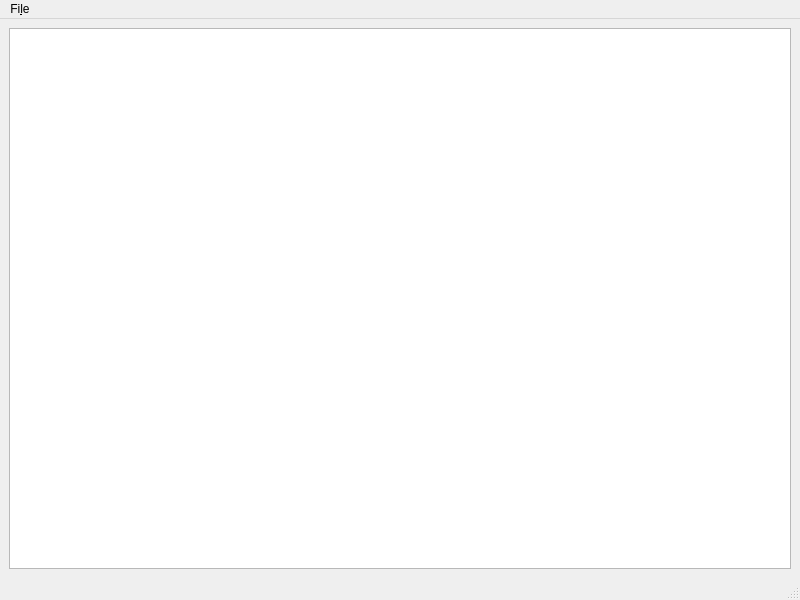
<?xml version="1.0" encoding="UTF-8"?>
<ui version="4.0">
 <class>MainWindow</class>
 <widget class="QMainWindow" name="MainWindow">
  <property name="geometry">
   <rect>
    <x>0</x>
    <y>0</y>
    <width>800</width>
    <height>600</height>
   </rect>
  </property>
  <property name="windowTitle">
   <string>MainWindow</string>
  </property>
  <widget class="QWidget" name="centralwidget">
   <layout class="QVBoxLayout" name="verticalLayout">
    <item>
     <widget class="QTreeView" name="proofTreeView"/>
    </item>
   </layout>
  </widget>
  <widget class="QMenuBar" name="menubar">
   <property name="geometry">
    <rect>
     <x>0</x>
     <y>0</y>
     <width>800</width>
     <height>22</height>
    </rect>
   </property>
   <widget class="QMenu" name="menuFile">
    <property name="title">
     <string>Fi&amp;le</string>
    </property>
    <addaction name="actionOpen"/>
   </widget>
   <addaction name="menuFile"/>
  </widget>
  <widget class="QStatusBar" name="statusbar"/>
  <action name="actionOpen">
   <property name="text">
    <string>Open</string>
   </property>
  </action>
 </widget>
 <resources/>
 <connections/>
</ui>
